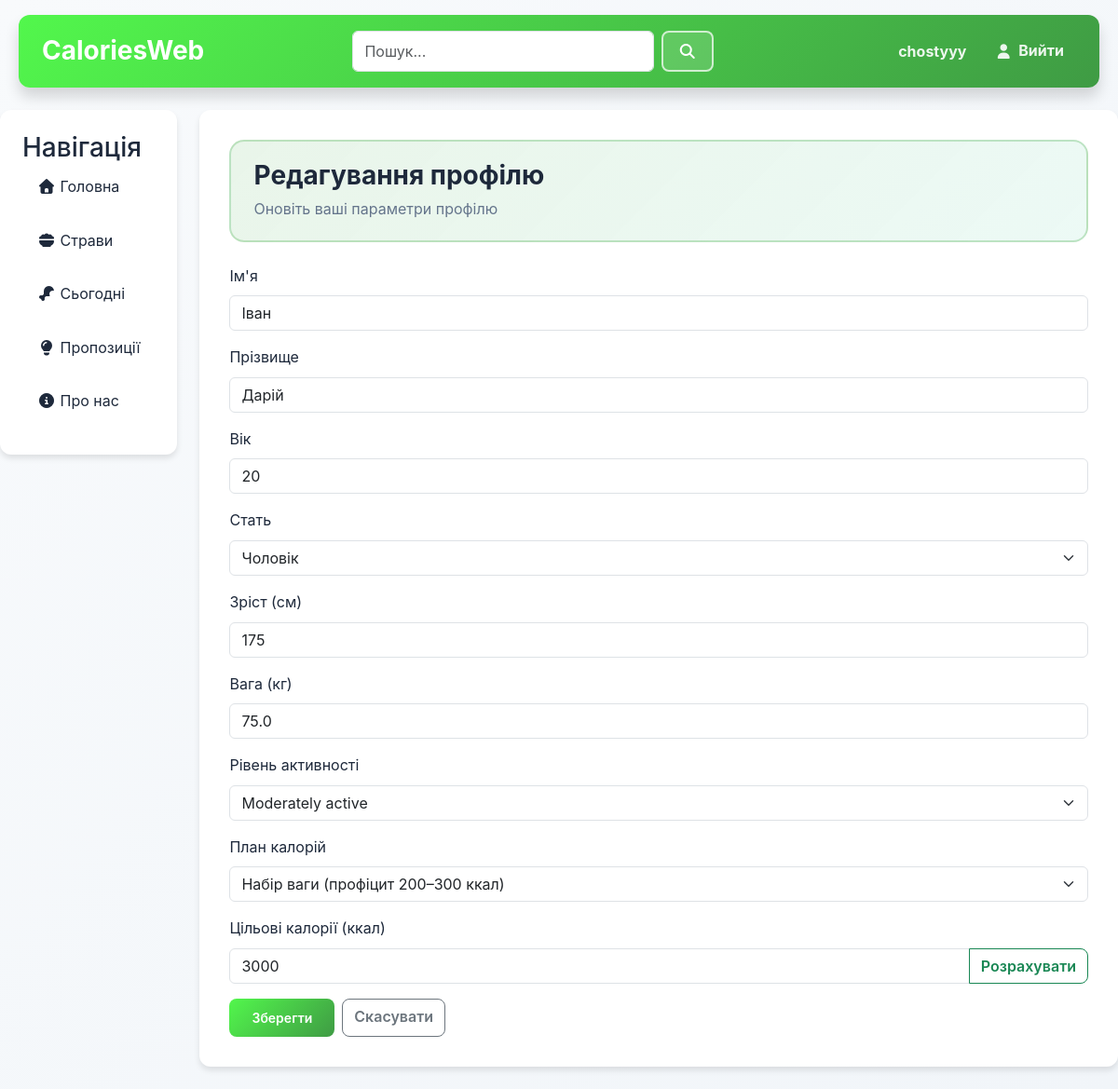
The app's page /user/1/edit/ (signed in) with its own data.
### main/models.py (models this page shows, shortened)
class UserDetails(models.Model):
    CALORIE_PLAN_CHOICES = [
        ('cut', 'Похудання'),
        ('maintain', 'Статичний'),
        ('bulk', 'Набір ваги'),
    ]
    user = models.OneToOneField(
        User,
        on_delete=models.CASCADE,
        related_name="details"
    )
    sex = models.CharField(max_length=10, choices=[
        ('male', 'Чоловік'),
        ('female', 'Жінка'),
    ])
    age = models.PositiveSmallIntegerField()
    height_cm = models.PositiveSmallIntegerField()
    weight_kg = models.FloatField()
    activity_level = models.IntegerField(choices=[
        (1, 'Sedentary'),
        (2, 'Lightly active'),
        (3, 'Moderately active'),
        (4, 'Very active'),
        (5, 'Extra active'),
    ])
    current_streak = models.PositiveIntegerField(default=0)
    max_streak = models.PositiveIntegerField(default=0)
    date_last_streak_entry = models.DateField(null=True, blank=True)
    goal_calories = models.PositiveIntegerField(default=2000)
    calorie_plan = models.CharField(max_length=10, choices=CALORIE_PLAN_CHOICES, default='maintain')

### user/views.py (the view, shortened to what this page needs)
# urls.py: path('<int:user_id>/edit/', views.edit_profile, name='edit_profile'),
def edit_profile(request, user_id):
    if request.user.is_authenticated and request.user.id == user_id:
        details = UserDetails.objects.get(user_id=user_id)
        profile_user = details.user
        data = {
            'user_id': user_id,
            'details': details,
        }
        return render(request, 'user/edit_profile.html', data)
    else:
        return redirect('main:logIn')

### user/templates/user/edit_profile.html (shortened to what this page needs)
{% extends "main/layout.html" %}
{% load static %}
{% load l10n %}
{% block extra_css %}
    <link rel="stylesheet" href="{% static 'user/css/user.css' %}">
{% endblock %}
{% block content %}
    <div class="user-profile-hero">
        <div class="user-profile-hero-text">
            <h1>Редагування профілю</h1>
            <p>Оновіть ваші параметри профілю</p>
        </div>
    </div>
	<form method="post" action="{% url 'user:edit_profile' user_id %}">
		<div class="mb-3">
			<label for="first_name" class="form-label">Ім'я</label>
			<input id="first_name" type="text" maxlength="150" class="form-control" name="first_name" value="{{ details.user.first_name }}">
		</div>
		<div class="mb-3">
			<label for="last_name" class="form-label">Прізвище</label>
			<input id="last_name" type="text" maxlength="150" class="form-control" name="last_name" value="{{ details.user.last_name }}">
		</div>
            <div class="mb-3">
                <label for="age" class="form-label">Вік</label>
                <input id="age" type="number" min="1" max="120" class="form-control" name="age" value="{{ details.age }}" required>
            </div>
        <div class="mb-3">
                <label for="sex" class="form-label">Стать</label>
                <select id="sex" name="sex" class="form-select" required>
                    <option value="male" {% if details.sex == 'male' %}selected{% endif %}>Чоловік</option>
                </select>
        </div>
		<div class="mb-3">
			<label for="height_cm" class="form-label">Зріст (см)</label>
			<input id="height_cm" type="number" min="50" max="260" class="form-control" name="height_cm" value="{{ details.height_cm }}" required>
		</div>
		<div class="mb-3">
			<label for="weight_kg" class="form-label">Вага (кг)</label>
            <input id="weight_kg" type="number" min="20" max="400" step="0.1" class="form-control" name="weight_kg" value="{{ details.weight_kg|unlocalize }}" required>
		</div>
		<div class="mb-3">
			<label for="activity_level" class="form-label">Рівень активності</label>
			<select id="activity_level" name="activity_level" class="form-select" required>
				<option value="3" {% if details.activity_level == 3 %}selected{% endif %}>Moderately active</option>
			</select>
		</div>
		<div class="mb-3">
			<label for="calorie_plan" class="form-label">План калорій</label>
			<select id="calorie_plan" name="calorie_plan" class="form-select" required>
				<option value="bulk" {% if details.calorie_plan == 'bulk' %}selected{% endif %}>Набір ваги (профіцит 200–300 ккал)</option>
			</select>
		</div>
        <div class="mb-3">
            <label for="goal_calories" class="form-label">Цільові калорії (ккал)</label>
            <div class="input-group">
                <input id="goal_calories" type="number" min="1000" max="10000" class="form-control" name="goal_calories" value="{{ details.goal_calories }}" required>
                <button type="button" class="btn btn-outline-success" id="btn-calc-goal">Розрахувати</button>
            </div>
        </div>
		<div class="d-flex gap-2">
			<button type="submit" class="btn btn-primary">Зберегти</button>
			<a href="{% url 'user:user_detail' user_id %}" class="btn btn-outline-secondary">Скасувати</a>
		</div>
	</form>
{% endblock %}

### main/templates/main/layout.html (shortened to what this page needs)
{% load static %}
<!DOCTYPE html>
<html lang="en">
<head>
    <link href="https://cdn.jsdelivr.net/npm/bootstrap@5.3.8/dist/css/bootstrap.min.css" rel="stylesheet">
    <link rel="stylesheet" href="{% static 'main/css/main.css' %}">
    <link rel="stylesheet" href="https://cdnjs.cloudflare.com/ajax/libs/font-awesome/7.0.1/css/all.min.css">
    {% block extra_css %}{% endblock %}
</head>
<body>
<header>
    <table>
        <tr>
            <th style="text-align: left;" style="width: fit-content;">
                <a href="{% url 'main:home' %}" style="width: fit-content;" >
                    <h1 style="width: fit-content;">CaloriesWeb</h1>
                </a>
            </th>
            <th style="text-align: center; width: 35%;">
                <form action="{% url 'meals:search' %}" method="get" class="d-flex">
                    <input class="form-control" type="text" name="q" placeholder="Пошук...">
                    <button class="btn btn-outline-danger ms-2" type="submit">
                        <i class="fa-solid fa-magnifying-glass"></i>
                    </button>
                </form>
            </th>
            <th style="text-align: right;">
                {% if user.is_authenticated %}
                    <a href="{% url 'user:user_detail' user.id %}"><span>{{ user.username }}</span></a>
                    <a href="{% url 'main:logOut' %}">
                        <span><i class="fa-solid fa-user"></i> Вийти</span>
                    </a>
                {% endif %}
            </th>
        </tr>
    </table>
</header>
<main class="layout">
    <aside>
        <h3>Навігація</h3>
        <ul>
            <a href="{% url 'main:home' %}">
                <li><i class="fa-solid fa-house"></i> Головна</li>
            </a>
            <a href="{% url 'meals:meals' %}">
                <li><i class="fa-solid fa-bowl-food"></i> Страви</li>
            </a>
            <a href="{% url 'today:today' %}">
                <li><i class="fa-solid fa-drumstick-bite"></i> Сьогодні</li>
            </a>
            <a href="{% url 'meals:suggestions' %}">
                <li><i class="fa-solid fa-lightbulb"></i> Пропозиції</li>
            </a>
            <a href="{% url 'main:about' %}">
                <li><i class="fa-solid fa-circle-info"></i> Про нас</li>
            </a>
        </ul>
    </aside>
    <div class="main-content">
        {% block content %}
        {% endblock %}
    </div>
</main>
</body>
</html>

### main/static/main/css/main.css (style rules this page uses)
* { box-sizing: border-box; }
html { -webkit-text-size-adjust: 100%; text-size-adjust: 100%; }
body, h1, h2, h3, h4, h5, h6, p, ul, ol, dl, dd, figure, blockquote, pre { margin: 0; }
ul, ol { padding: 0; }
input, button, textarea, select { font: inherit; }
input, textarea, select { color: inherit; }
:root { --primary: #4caf50; --primary-dark: #3f9b44; --primary-light: #8fd9a0; --primary-gradient: linear-gradient(135deg, #52f74c 0%, #3f9b44 100%); --primary-rgb: 76, 175, 80; --primary-dark-rgb: 63, 155, 68; --secondary: #ec4899; --accent: #f59e0b; --success: #10b981; --success-rgb: 16, 185, 129; --warning: #f59e0b; --warning-rgb: 245, 158, 11; --warning-light-rgb: 251, 191, 36; --neutral: #94a3b8; --neutral-rgb: 148, 163, 184; --slate-rgb: 100, 116, 139; --danger: #ef4444; --danger-bg: #fff4f4; --danger-soft: #fee2e2; --danger-border: #fecaca; --danger-ink: #991b1b; --danger-ink-dark: #7f1d1d; --white: #ffffff; --surface-muted: #f3f4f6; --bg-light: #f8fafc; --bg-page-end: #f1f5f9; --text-dark: #1e293b; --text-gray: #64748b; --border: #e2e8f0; --line: #e5e7eb; --line-soft: #eef2f7; --shadow-sm: 0 1px 2px rgba(0, 0, 0, 0.05); --shadow-md: 0 4px 6px rgba(0, 0, 0, 0.1); --shadow-lg: 0 10px 15px rgba(0, 0, 0, 0.15); }
body { background: linear-gradient(135deg, var(--bg-light) 0%, var(--bg-page-end) 100%); margin: 0; font-family: -apple-system, BlinkMacSystemFont, 'Segoe UI', Roboto, Oxygen, Ubuntu, Cantarell, sans-serif; color: var(--text-dark); line-height: 1.6; }
.btn-outline-danger { border: 2px solid var(--primary); color: var(--primary); background: none; padding: 8px 16px; border-radius: 8px; font-weight: 600; cursor: pointer; transition: all 0.3s ease; }
.btn { border-radius: 8px; font-weight: 600; transition: all 0.3s ease; cursor: pointer; }
.btn-primary { background: var(--primary-gradient); color: white; border: none; padding: 10px 24px; font-size: 14px; }
header { background: var(--primary-gradient); box-shadow: var(--shadow-lg); margin: 16px 20px; padding: 16px 24px; border-radius: 12px; position: sticky; top: 0; z-index: 100; }
header table { width: 100%; }
header h1 { margin: 0; padding: 0; color: white; font-size: 28px; font-weight: 700; }
header a { text-decoration: none; color: rgba(255, 255, 255, 0.9); transition: color 0.3s ease; }
header a span { padding: 0 12px; }
header th:last-child a span { display: inline-flex; align-items: center; gap: 6px; padding: 8px 12px; border-radius: 10px; border: 1px solid transparent; transition: background-color 0.2s ease, border-color 0.2s ease, transform 0.2s ease, box-shadow 0.2s ease; }
header .btn-outline-danger { border: 2px solid rgba(255, 255, 255, 0.7); color: var(--white); background: rgba(255, 255, 255, 0.14); }
main.layout { display: flex; gap: 24px; margin: 24px 20px; max-width: 1400px; margin-left: auto; margin-right: auto; }
aside { background-color: var(--white); box-shadow: var(--shadow-md); border-radius: 12px; width: fit-content; padding: 24px; height: fit-content; position: sticky; top: 100px; }
aside ul { list-style: none; padding: 0; margin: 0; }
aside ul li { padding: 12px 16px; margin-bottom: 8px; border-radius: 8px; transition: all 0.3s ease; color: var(--text-dark); cursor: pointer; }
aside a { text-decoration: none; color: inherit; }
.main-content { background-color: var(--white); box-shadow: var(--shadow-md); border-radius: 12px; flex: 1; padding: 32px; }
.main-content h1 { color: var(--primary); margin-bottom: 8px; font-weight: 700; }
a { color: var(--primary); text-decoration: none; transition: color 0.3s ease; }

### user/static/user/css/user.css (style rules this page uses)
.user-profile-hero { display: flex; align-items: center; justify-content: space-between; gap: 16px; padding: 20px 24px; background: linear-gradient(135deg, rgba(var(--primary-rgb), 0.12) 0%, rgba(var(--success-rgb), 0.08) 100%); border-radius: 16px; border: 2px solid rgba(var(--primary-rgb), 0.3); margin-bottom: 24px; }
.user-profile-hero h1 { margin: 0 0 6px 0; font-size: 28px; color: var(--text-dark); }
.user-profile-hero p { margin: 0; color: var(--text-gray); }

### records on screen
UserDetails: first_name "Іван", last_name "Дарій", age "20", sex "Чоловік", height_cm "175", weight_kg "75.0", activity_level "Moderately active", calorie_plan "Набір ваги (профіцит 200–300 ккал)", goal_calories "3000"

### other values on screen
{{ user.username }} "chostyyy"
